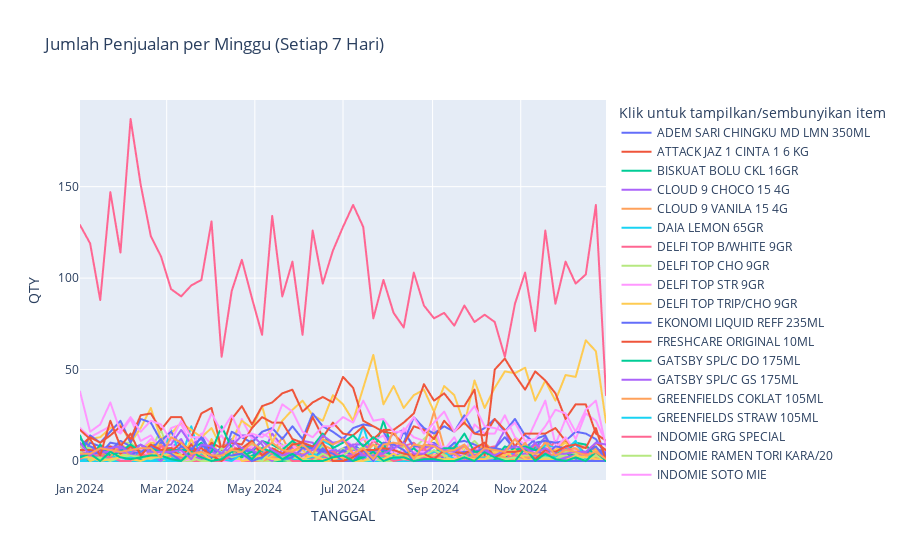

This figure's notebook cell:
### Markdown cell above
### **Agregasi Data Mingguan**

### Code cell
# Agregasi jumlah QTY per tanggal dan nama barang
df_grouped = df_filtered.groupby(['TANGGAL', 'NAMA BARANG'], as_index=False)['QTY'].sum()

tanggal_range = pd.date_range(start='2024-01-01', end='2024-12-31')
all_items = df_filtered['NAMA BARANG'].unique()

# Buat kombinasi semua tanggal dan item
multi_index = pd.MultiIndex.from_product([tanggal_range, all_items], names=['TANGGAL', 'NAMA BARANG'])
all_combinations = pd.DataFrame(index=multi_index).reset_index()

# Gabungkan dengan hasil groupby
df_joined = pd.merge(all_combinations, df_grouped, on=['TANGGAL', 'NAMA BARANG'], how='left')
df_joined['QTY'] = df_joined['QTY'].fillna(0)

# Pastikan TANGGAL dalam datetime
df_joined['TANGGAL'] = pd.to_datetime(df_joined['TANGGAL'])

# Urutkan dulu datanya
df_joined = df_joined.sort_values('TANGGAL')

# Ambil tanggal paling awal
start_date = df_joined['TANGGAL'].min()

# Hitung minggu ke-n secara manual (tiap 7 hari)
df_joined['WEEK_NUMBER'] = ((df_joined['TANGGAL'] - start_date).dt.days // 7) + 1

# Agregasi berdasarkan minggu dan nama barang
df_weekly = df_joined.groupby(['WEEK_NUMBER', 'NAMA BARANG'], as_index=False)['QTY'].sum()

# (Opsional) Tambahkan kolom tanggal mulai minggu
df_weekly['TANGGAL'] = start_date + pd.to_timedelta((df_weekly['WEEK_NUMBER'] - 1) * 7, unit='D')

# Visualisasi
fig = px.line(df_weekly, x='TANGGAL', y='QTY', color='NAMA BARANG',
              title='Jumlah Penjualan per Minggu (Setiap 7 Hari)')
fig.update_layout(legend_title_text='Klik untuk tampilkan/sembunyikan item')
fig.show()
